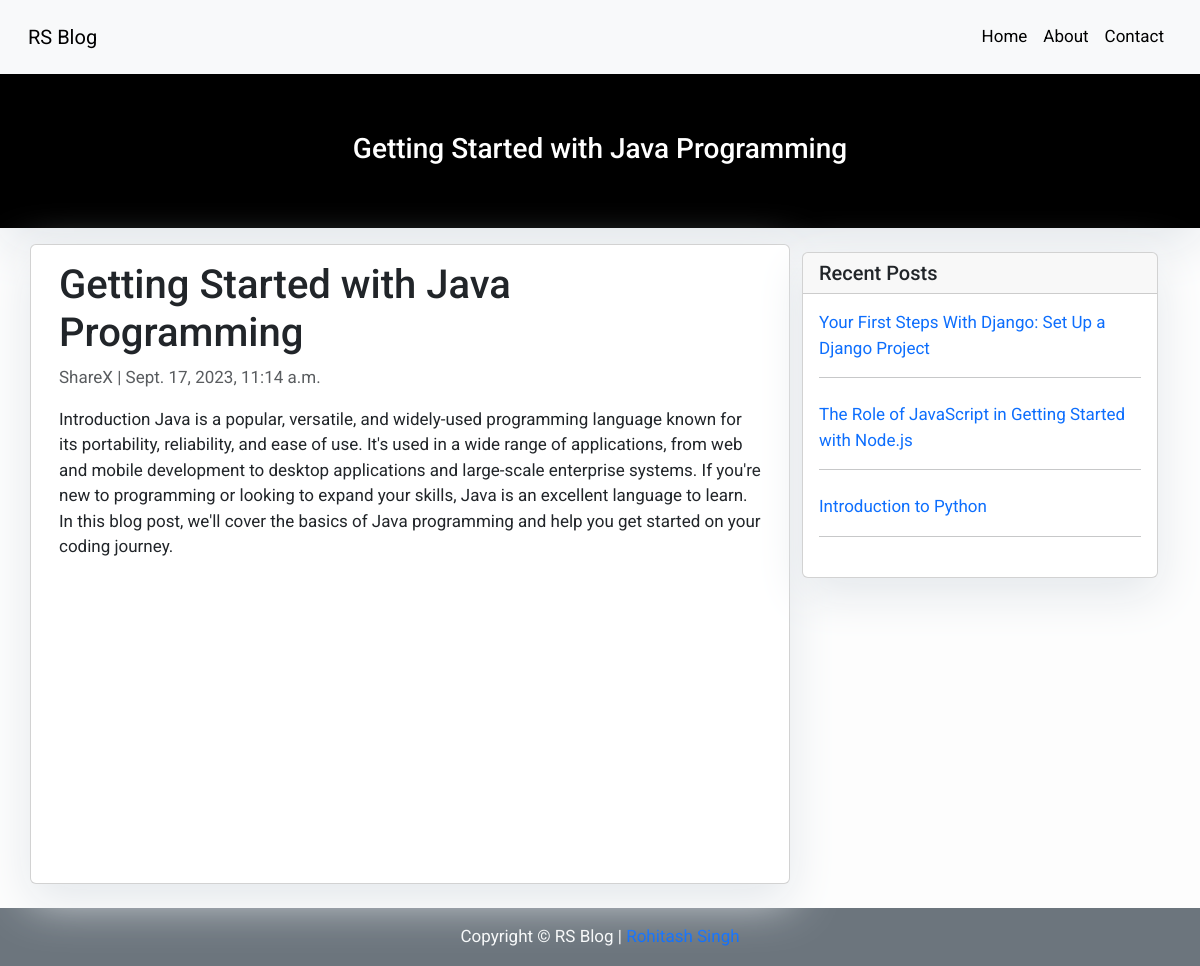
Page /blog/getting-started-with-java-programming/ on the committed database.
### blog/models.py (models this page shows, shortened)
class Post(models.Model):
    title = models.CharField(max_length=200, unique=True)
    slug = models.SlugField(max_length=200, unique=True)
    author = models.ForeignKey(User, on_delete= models.CASCADE,related_name='blog_posts')
    updated_on = models.DateTimeField(auto_now= True)
    content = RichTextField(blank=True, null=True)
    created_on = models.DateTimeField(auto_now_add=True)
    status = models.IntegerField(choices=STATUS, default=0)
    class Meta:
        ordering = ['-created_on']

### blog/views.py (the view)
# urls.py: path('<slug:slug>/', views.PostDetail.as_view(), name='post_detail'),
class PostDetail(generic.DetailView):
    model = Post
    template_name = 'post_detail.html'
    def get_context_data(self, **kwargs):
            context = super().get_context_data(**kwargs)
            context['recent_posts'] = Post.objects.filter(status=1).order_by('-created_on')[:3]
            return context

### templates/post_detail.html (shortened to what this page needs)
{% extends 'base.html' %} {% block content %}
<header class="hero">
  <div class="container">
      <div class="row">
          <div class="col-md-8 col-md-12 mx-auto w-100">
              <div class="site-heading text-center">
                  <h3 class=" site-heading my-5 text-white"> {{ post.title }} </h3>
              </div>
          </div>
      </div>
  </div>
</header>
<div class="container">
  <div class="row">
    <div class="col-md-8 card mb-4  mt-3 left  top" style="min-height: 80vh;">
      <div class="card-body">
        <h1>{% block title %} {{ object.title }} {% endblock title %}</h1>
        <p class=" text-muted">{{ post.author }} | {{ post.created_on }}</p>
        <p class="card-text ">{{ object.content | safe }}</p>
      </div>
    </div>
    {% block sidebar %} {% include 'sidebar.html' %} {% endblock sidebar %}
  </div>
</div>
{% endblock content %}

### templates/sidebar.html (shortened to what this page needs)
{% block sidebar %}
<div class="col-md-4 float-right">
    <div class="card my-4 position-stic">
        <h5 class="card-header">Recent Posts</h5>
        <div class="card-body">
            <ul class="list-unstyled">
                {% for post in recent_posts %}
                <div class="mb-4">
                    <a href="{% url 'post_detail' post.slug  %}" class="outline-none">
                        <p class="card-title">{{ post.title }}</p>
                    </a>
                    <hr>
                </div>
                {% endfor %}
            </ul>
        </div>
    </div>
</div>
{% endblock sidebar %}

### templates/base.html (style rules this page uses)
body { font-family: "Roboto", sans-serif; font-size: 17px; background-color: #fdfdfd; }
.hero { background: black; height: auto; padding-bottom: 15px; box-shadow: 0 16px 48px #E3E7EB; padding-top: 10px; }

### templates/sidebar.html (style rules this page uses)
.card { box-shadow: 0 16px 48px #E3E7EB; }
a { text-decoration: none; }
.position-stic { position: sticky; top: 100px; }

### rows in the picture
Post: title "Getting Started with Java Programming", author "ShareX", created_on "Sept. 17, 2023, 11:14 a.m.", content "Introduction Java is a popular, versatile, and widely-used programming language known for its portability, reliability, and ease of use. It's used in a wide range of applications, from web and mobile development to desktop applications and large-scale enterprise systems. If you're new to programming or looking to expand your skills, Java is an excellent language to learn. In this blog post, we'll cover the basics of Java programming and help you get started on your coding journey."
Post: title "Your First Steps With Django: Set Up a Django Project"
Post: title "The Role of JavaScript in Getting Started with Node.js"
Post: title "Introduction to Python"
